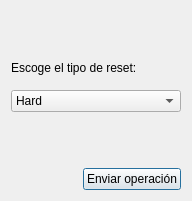
<?xml version="1.0" encoding="UTF-8"?>
<ui version="4.0">
 <class>Reset</class>
 <widget class="QDialog" name="Reset">
  <property name="geometry">
   <rect>
    <x>0</x>
    <y>0</y>
    <width>192</width>
    <height>201</height>
   </rect>
  </property>
  <property name="windowTitle">
   <string>Reset</string>
  </property>
  <layout class="QVBoxLayout" name="verticalLayout">
   <item>
    <spacer name="verticalSpacer">
     <property name="orientation">
      <enum>Qt::Orientation::Vertical</enum>
     </property>
     <property name="sizeType">
      <enum>QSizePolicy::Policy::Fixed</enum>
     </property>
     <property name="sizeHint" stdset="0">
      <size>
       <width>20</width>
       <height>40</height>
      </size>
     </property>
    </spacer>
   </item>
   <item>
    <widget class="QLabel" name="label">
     <property name="text">
      <string>Escoge el tipo de reset:</string>
     </property>
    </widget>
   </item>
   <item>
    <widget class="QComboBox" name="comboBox">
     <item>
      <property name="text">
       <string>Hard</string>
      </property>
     </item>
     <item>
      <property name="text">
       <string>Soft</string>
      </property>
     </item>
    </widget>
   </item>
   <item>
    <spacer name="verticalSpacer_2">
     <property name="orientation">
      <enum>Qt::Orientation::Vertical</enum>
     </property>
     <property name="sizeType">
      <enum>QSizePolicy::Policy::Fixed</enum>
     </property>
     <property name="sizeHint" stdset="0">
      <size>
       <width>20</width>
       <height>50</height>
      </size>
     </property>
    </spacer>
   </item>
   <item>
    <layout class="QHBoxLayout" name="horizontalLayout">
     <item>
      <spacer name="horizontalSpacer">
       <property name="orientation">
        <enum>Qt::Orientation::Horizontal</enum>
       </property>
       <property name="sizeHint" stdset="0">
        <size>
         <width>40</width>
         <height>20</height>
        </size>
       </property>
      </spacer>
     </item>
     <item>
      <widget class="QPushButton" name="pushButton">
       <property name="text">
        <string>Enviar operación</string>
       </property>
      </widget>
     </item>
    </layout>
   </item>
  </layout>
 </widget>
 <resources/>
 <connections/>
</ui>
